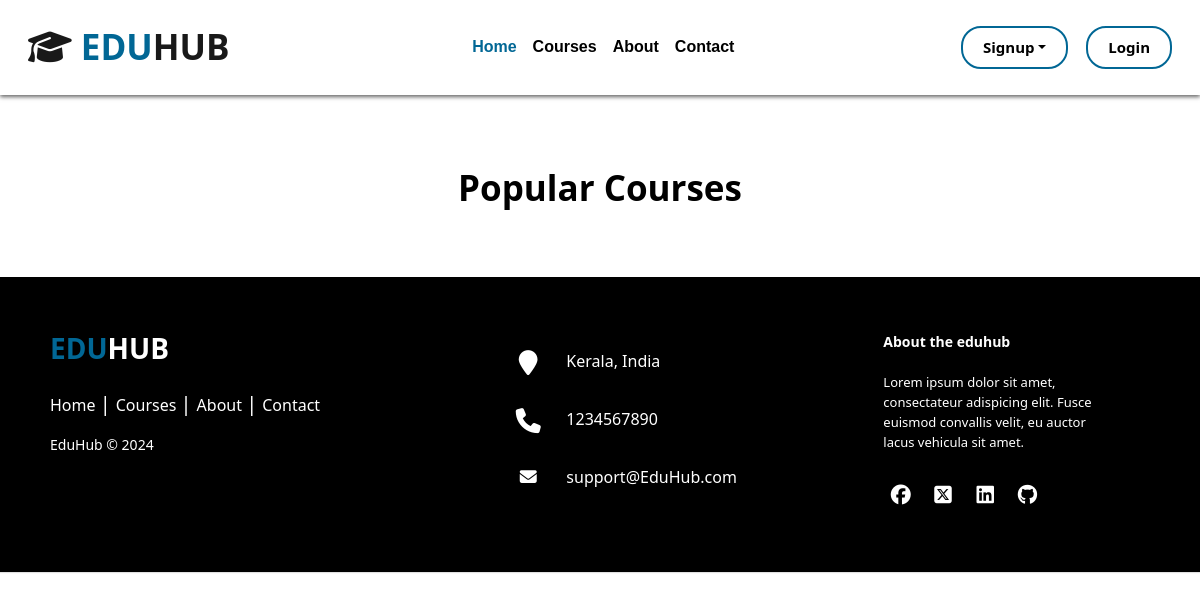
The app's page /courses/, older data.
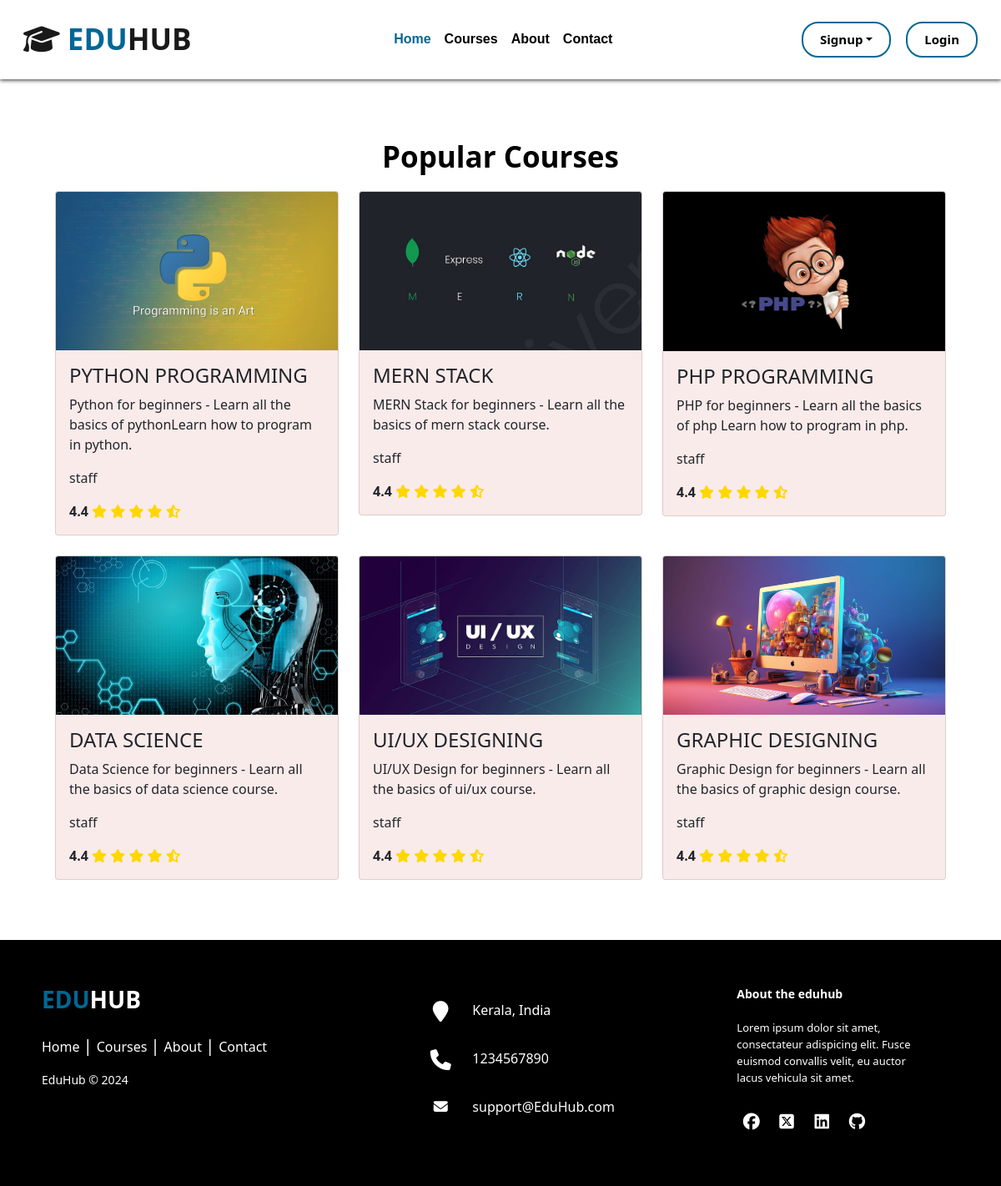
The same page, newer data.
### home/models.py (models this page shows, shortened)
class Course(models.Model):
    course_image=models.ImageField(upload_to='Course_images/')
    title=models.CharField(max_length=200)
    description=models.TextField(max_length=250)
    staff=models.ForeignKey(Staff,on_delete=models.CASCADE)

### account/models.py (models this page shows, shortened)
class Staff(models.Model):
    user = models.OneToOneField(CustomUser, on_delete=models.CASCADE)
    name = models.CharField(max_length=255)
    email = models.EmailField(max_length=255, null=True)
    profile_image = models.ImageField(upload_to='staff_profile_images/', blank=True, null=True)
    def __str__(self):
        return self.name

### home/views.py (the view)
# urls.py: path('courses/', courses, name='courses'),
def courses(request):
    courses = Course.objects.all()
    return render(request,'home_templates/courses.html',{'courses': courses})

### templates/home_templates/courses.html (shortened to what this page needs)
{% extends 'base.html' %}
{% load static %}
{% block content %}
<section id="courses">
    <div class="container mt-5 p-4">
        <div>
            <h2 style="color: #000">Popular Courses</h2>
        </div>
        <div class="container">
            <div class="row">
                {% for course in courses %}
                <div class="col-md-4 mb-4">
                    <div class="card" style="background-color: #FAEBEB">
                        <img src="{{ course.course_image.url }}" alt="{{ course.title }}" class="card-img-top">
                        <div class="card-body">
                            <h4>{{ course.title }}</h4>
                            <p class="card-text">{{ course.description }}</p>
                            <p class="card-text">{{ course.staff }}</p>
                            <div class="stars" data-rating="0">
                                <span style="font-weight: bold">4.4</span> <i class="fa-solid fa-star" style="color: gold"></i>
                                <i class="fa-solid fa-star" style="color: gold"></i>
                                <i class="fa-solid fa-star" style="color: gold"></i>
                                <i class="fa-solid fa-star" style="color: gold"></i>
                                <i class="fa-solid fa-star-half-stroke" style="color: gold"></i>
                            </div>
                        </div>
                    </div>
                </div>
                {% endfor %}
            </div>
        </div>
    </div>
</section>
{% endblock %}

### templates/base.html (shortened to what this page needs)
<!DOCTYPE html>
<html lang="en">
    <head>
        <link
            href="https://cdn.jsdelivr.net/npm/bootstrap@5.0.2/dist/css/bootstrap.min.css"
            rel="stylesheet"
        />
        <link rel="stylesheet" href="https://cdnjs.cloudflare.com/ajax/libs/font-awesome/6.5.1/css/all.min.css">
        {% load static %}
        <link rel="stylesheet" href="{% static 'css/styless.css' %}">
    </head>
    <body>
      <div class="hero-section">
        <nav class="navbar navbar-expand-lg navbar-light p-3 w-100 sticky-top bg-white">
            <div class="container-fluid">
                <a class="navbar-brand" href="/"><i class="fa-solid fa-graduation-cap"></i><span> EDU</span>HUB</a>
                {% if user.is_authenticated %}
                {% if user.is_staff %}
                <div class="collapse navbar-collapse justify-content-lg-center" id="navbarSupportedContent">
                    <ul class="navbar-nav  mb-2 mb-lg-0">
                        <li class="nav-item">
                            <a class="nav-link active" aria-current="page" href="{% url 'staff_dashboard' %}" style="color:#016795;">Home</a>
                        </li>
                        <li class="nav-item">
                          <a class="nav-link" href="{% url 'notifications' %}">Notifications</a>
                      </li>
                        <li class="nav-item">
                          <a class="nav-link" href="{% url 'manage_courses' %}">ManageCourses</a>
                      </li>
                        <li class="nav-item">
                          <a class="nav-link" href="{% url 'question_list' %}">Tests</a>
                      </li>
                    <li class="nav-item">
                      <a class="nav-link" href="#">StudyMaterial</a>
                  </li>
                  <li class="nav-item">
                    <a class="nav-link" href="{% url 'staff_feedback' %}">Feedback</a>
                </li>
                    </ul>
                  </div>
                  <div style="margin-right: 20px;">
                    {% if user.profile_image %}
                        <a href="{% url 'edit_staff_details' user_id=user.id %}">
                            <img src="{{ user.profile_image.url }}" alt="Profile Image" class="profile-image">
                        </a>
                    {% endif %}
                    <br>
                    <span>{{ user.username }}</span>
                </div>
                  {% elif user.is_student %}
                  <div class="collapse navbar-collapse justify-content-lg-center" id="navbarSupportedContent">
                    <ul class="navbar-nav  mb-2 mb-lg-0">
                        <li class="nav-item">
                            <a class="nav-link active" aria-current="page" href="{% url 'student_dashboard'%}" style="color:#016795;">Home</a>
                        </li>
                        <li class="nav-item">
                            <a class="nav-link" href="{% url 'student_notification' %}">Notifications</a>
                        </li>
                        <li class="nav-item">
                          <a class="nav-link" href="{% url 'display_questions' %}">Tests</a>
                      </li>
                    <li class="nav-item">
                      <a class="nav-link" href="#">StudyMaterial</a>
                  </li>
                      <li class="nav-item">
                        <a class="nav-link" href="#">Feedback</a>
                      </li>
                  </ul>
                  </div>
                  <div style="margin-right: 20px;">
                    {% if user.profile_image %}
                        <a href="{% url 'edit_student_details' user_id=user.id %}">
                            <img src="{{ user.profile_image.url }}" alt="Profile Image" class="profile-image">
                        </a>
                    {% endif %}
                    <br>
                    <span>{{ user.username }}</span>
                </div>
                  {% endif %}
                  <a href="{% url 'logout' %}" class="btn btn-custom">Logout</a>
                  {% else %}
                <div class="collapse navbar-collapse justify-content-lg-center" id="navbarSupportedContent">
                    <ul class="navbar-nav  mb-2 mb-lg-0">
                    <li class="nav-item">
                        <a class="nav-link active" aria-current="page" href="{% url 'home' %}" style="color:#016795;">Home</a>
                    </li>
                    <li class="nav-item">
                      <a class="nav-link" href="{% url 'courses' %}">Courses</a>
                  </li>
                    <li class="nav-item">
                        <a class="nav-link" href="{% url 'about' %}">About</a>
                    </li>
                    <li class="nav-item">
                        <a class="nav-link" href="{% url 'contact' %}">Contact</a>
                    </li>
                </ul>
              </div>
              <div class="d-inline-block dropdown">
                <button class="btn btn-custom dropdown-toggle me-2" type="button" id="signupDropdown" data-bs-toggle="dropdown" aria-expanded="false">Signup</button>
            </div>
            <a href="{% url 'login' %}" class="btn btn-custom" style="margin-left: 10px;">Login</a>
            {% endif %}
            </div>
        </nav>
    </div>
    {% block content %} {% endblock %}
    <footer class="footer-distributed mt-4">
      <div class="footer-left">
        <h3 style="font-weight: bold;"><span style="font-weight: bold;">EDU</span>HUB</h3>
        <p class="footer-links">
          <a href="{% url 'home' %}" class="link-1">Home</a>
          <a href="#courses">Courses</a>
          <a href="#about">About</a>
          <a href="#contact">Contact</a>
        </p>
        <p class="footer-company-name">EduHub © 2024</p>
      </div>
      <div class="footer-center">
        <div>
          <i class="fa fa-map-marker"></i>
          <p>Kerala, India</p>
        </div>
        <div>
          <i class="fa fa-phone"></i>
          <p>1234567890</p>
        </div>
        <div>
          <i class="fa fa-envelope"></i>
          <p><a href="#">support@EduHub.com</a></p>
        </div>
      </div>
      <div class="footer-right">
        <p class="footer-company-about">
          <span>About the eduhub</span>
          Lorem ipsum dolor sit amet, consectateur adispicing elit. Fusce euismod convallis velit, eu auctor lacus vehicula sit amet.
        </p>
        <div class="footer-icons">
          <a href="#"><i class="fa-brands fa-facebook"></i></a>
          <a href="#"><i class="fa-brands fa-square-x-twitter"></i></a>
          <a href="#"><i class="fa-brands fa-linkedin"></i></a>
          <a href="#"><i class="fa-brands fa-github"></i></a>
        </div>
      </div>
    </footer>
      </body>
      </html>
    </body>
</html>

### static/css/styless.css (style rules this page uses)
body { padding-top: 95px; }
.navbar { box-shadow: 0 2px 4px rgba(0, 0, 0, 0.6); }
.navbar-light .navbar-nav .nav-link { color: #000; font-size: 16px; line-height: 24px; font-family: "Poppins", sans-serif; }
.navbar-brand { color: #000; font-size: 35px; font-weight: bold; }
.navbar-brand span { color: #016795; font-size: 35px; font-weight: bold; }
.nav-item a { font-size: 20px; font-weight: bold; }
.sticky-top { position: fixed; top: 0; width: 100%; z-index: 1000; }
.btn-custom { color: black; font-size: 15px; font-weight: bold; line-height: 19px; border: 2px solid #016795; border-radius: 20px; padding: 10px 20px; }
h2 { text-align: center; margin-bottom: 20px; color: #fff; font-size: 35px; font-weight: bold; }
.card { transition: transform 0.3s ease; }
.footer-distributed { background: #000; box-shadow: 0 1px 1px 0 rgba(0, 0, 0, 0.12); box-sizing: border-box; width: 100%; text-align: left; font: bold 16px; padding: 55px 50px; }
.footer-distributed .footer-left, .footer-distributed .footer-center, .footer-distributed .footer-right { display: inline-block; vertical-align: top; }
.footer-distributed .footer-left { width: 40%; }
.footer-distributed h3 { color: #ffffff; margin: 0; }
.footer-distributed h3 span { color: #016795; }
.footer-distributed .footer-links { color: #ffffff; margin: 20px 0 12px; padding: 0; }
.footer-distributed .footer-links a { display: inline-block; line-height: 1.8; font-weight: 400; text-decoration: none; color: inherit; }
.footer-distributed .footer-company-name { color: #fff; font-size: 14px; font-weight: normal; margin: 0; }
.footer-distributed .footer-center { width: 35%; }
.footer-distributed .footer-center i { background-color: #000; color: #ffffff; font-size: 25px; width: 38px; height: 38px; border-radius: 50%; text-align: center; line-height: 42px; margin: 10px 15px; vertical-align: middle; }
.footer-distributed .footer-center i.fa-envelope { font-size: 17px; line-height: 38px; }
.footer-distributed .footer-center p { display: inline-block; color: #ffffff; font-weight: 400; vertical-align: middle; margin: 0; }
.footer-distributed .footer-center p a { color: #fff; text-decoration: none; }
.footer-distributed .footer-links a:before { content: "|"; font-weight: 300; font-size: 20px; left: 0; color: #fff; display: inline-block; padding-right: 5px; }
.footer-distributed .footer-links .link-1:before { content: none; }
.footer-distributed .footer-right { width: 20%; }
.footer-distributed .footer-company-about { line-height: 20px; color: #fff; font-size: 13px; font-weight: normal; margin: 0; }
.footer-distributed .footer-company-about span { display: block; color: #ffffff; font-size: 14px; font-weight: bold; margin-bottom: 20px; }
.footer-distributed .footer-icons { margin-top: 25px; }
.footer-distributed .footer-icons a { display: inline-block; width: 35px; height: 35px; cursor: pointer; background-color: #000; border-radius: 2px; font-size: 20px; color: #ffffff; text-align: center; line-height: 35px; margin-right: 3px; margin-bottom: 5px; }

Row changes from the older to the newer data that the page shows:
added Course: course_image (picture), title "PYTHON PROGRAMMING", description "Python for beginners - Learn all the basics of pythonLearn how to program in python.", staff "staff"
added Course: course_image (picture), title "MERN STACK", description "MERN Stack for beginners - Learn all the basics of mern stack course.", staff "staff"
added Course: course_image (picture), title "PHP PROGRAMMING", description "PHP for beginners - Learn all the basics of php Learn how to program in php.", staff "staff"
added Course: course_image (picture), title "DATA SCIENCE", description "Data Science for beginners - Learn all the basics of data science course.", staff "staff"
added Course: course_image (picture), title "UI/UX DESIGNING", description "UI/UX Design for beginners - Learn all the basics of ui/ux course.", staff "staff"
added Course: course_image (picture), title "GRAPHIC DESIGNING", description "Graphic Design for beginners - Learn all the basics of graphic design course.", staff "staff"
